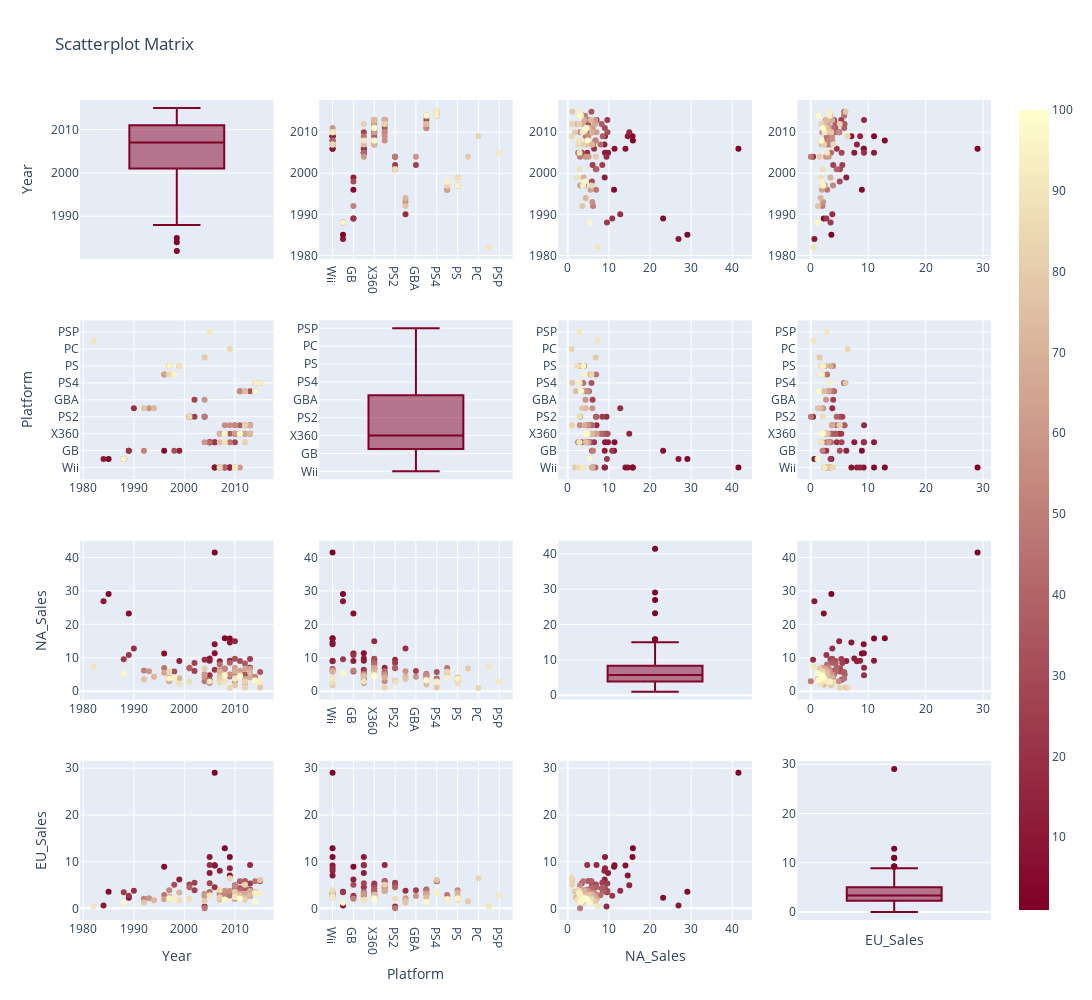

The notebook cell saved with this chart:
### Markdown cell above
Displayed below are the relationships for the top 100 games in regards to their release year and platform for the North America and Europe regions

### Code cell
df2 = df.loc[:,["Year","Platform","NA_Sales","EU_Sales" ]]

df2["index"] = np.arange(1,len(df)+1)
# scatter matrix
fig = ff.create_scatterplotmatrix(df2, diag='box', index='index',colormap='YlOrRd',
                                  colormap_type='seq',
                                  height=1000, width=1200)
iplot(fig)
